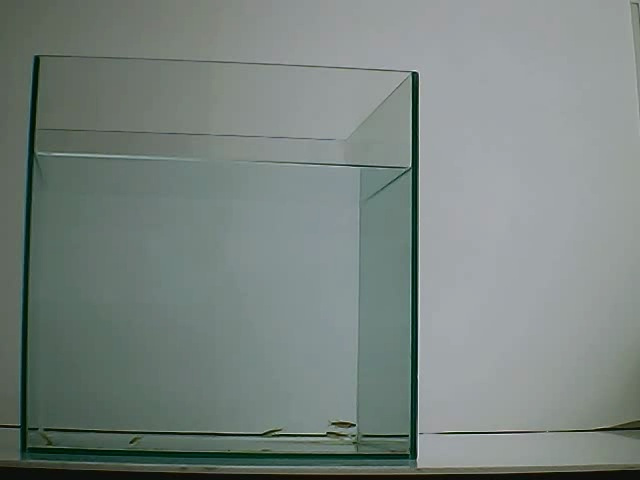
#> input picture datasets/images/val/frame_008.jpg, 640 x 480 px, found by its file name; its folder holds only this picture in this run
$ python preprocess_2.py
#> lines starting #> are read from the running program, lines starting #| are printed output that depends on the picture
import cv2
import os
from pathlib import Path

# input_dir = "./datasets/images/train"
# output_dir = "./datasets/preprocessed_images/train"

input_dir = "./datasets/images/val"
output_dir = "./preprocessed_datasets_2/images/val"
Path(output_dir).mkdir(parents=True, exist_ok=True)

clahe = cv2.createCLAHE(clipLimit=2.0, tileGridSize=(8, 8))

for img_name in os.listdir(input_dir):
    img_path = os.path.join(input_dir, img_name)
    img = cv2.imread(img_path)
#> img is the input picture: shape (480, 640, 3); mean B, G, R 127.7, 131.7, 121.2
    gray = cv2.cvtColor(img, cv2.COLOR_BGR2GRAY)
    enhanced = clahe.apply(gray)
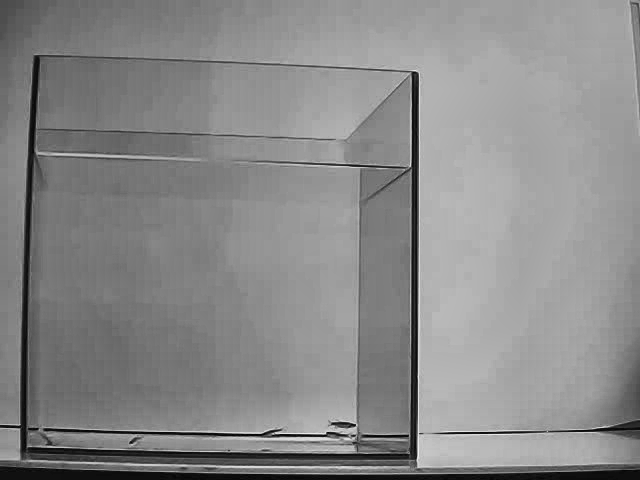
#> enhanced: shape (480, 640); min 3, max 242, mean 137.4
    cv2.imwrite(os.path.join(output_dir, img_name), enhanced)
